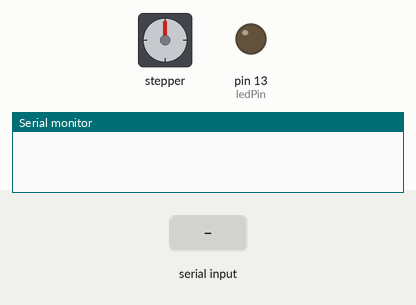
The sketch below on a simulated Arduino Uno, built with avr-gcc and run on an emulated ATmega328P. Parts: stepper motor, output pins drawn as LEDs (lit = HIGH), the last lines printed to the serial monitor. Inputs (shaded band) come from the test bench. Stepper angles assume 200 steps per turn.

Above: at 1.2 s.
1.3 s: "30,150\n" received over Serial
At 2.3 s:
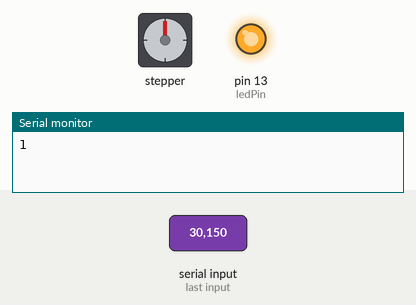
2.8 s: "1\n" received over Serial
At 3.3 s:
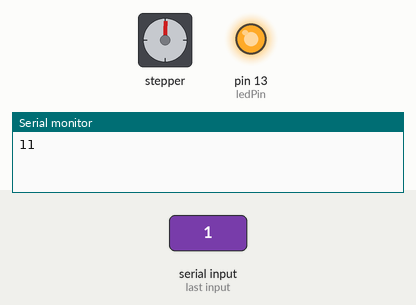
Timing chart, 0 to 5.8 s (numbered marks = the images above; inputs shaded):
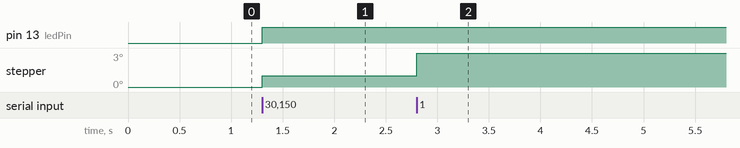

The sketch:

arduinoSideCommunication.ino
```cpp
#include <Wire.h>
#include <Adafruit_MotorShield.h>
#include "utility/Adafruit_MS_PWMServoDriver.h"

int positionFlag=0;
int photoFlag=0;
int computer = 0;
int ledPin = 13;            // choose the pin for the LED

Adafruit_MotorShield AFMS = Adafruit_MotorShield();
Adafruit_StepperMotor *myMotor = AFMS.getStepper(200, 2);

void setup() {
  Serial.begin(9600);
  AFMS.begin();  // create with the default frequency 1.6KHz
  myMotor->setSpeed(10);
  pinMode(ledPin, OUTPUT);      // declare LED as output
  digitalWrite(ledPin, LOW); // turn LED OFF
}

void loop() {
  if (Serial.available() > 0) {
    // read the incoming byte into an int:
    computer = Serial.read()-'0';
    digitalWrite(ledPin, HIGH);  // turn LED ON
  }

  if(computer == 1){
    myMotor->step(1, FORWARD, SINGLE);
    computer=0;
    Serial.write('1');
  }

}
```
